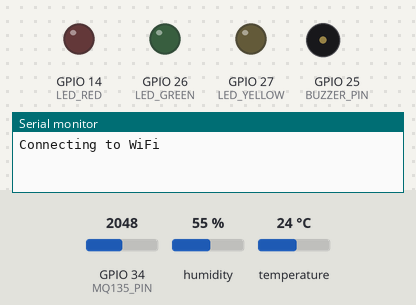
Simulated run of this sketch. Board: ESP32. Parts: output pins drawn as LEDs (lit = HIGH), buzzer (waves = sounding, pin HIGH), the last lines printed to the serial monitor. Inputs (shaded band) come from the test bench; at power-on: GPIO 34 (MQ135_PIN) = 2048, humidity 55 %, temperature 24 °C. WiFi joins after 1.5 s; servers stay silent unless stated; web services answer with replies made up by the test bench.

Above: at 0.1 s.
At 1.6 s:
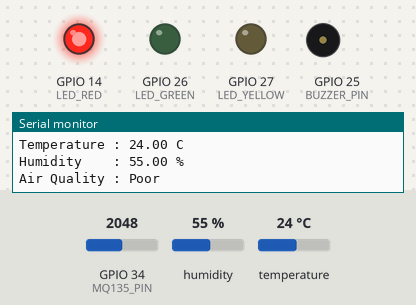
Timing chart, 0 to 3.1 s (numbered marks = the images above):
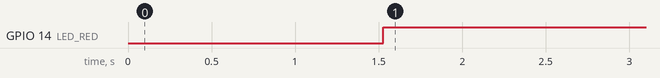

Measured:
- by itself, GPIO 14 (LED_RED): LOW → HIGH at 1.5 s

The sketch:

air_quality_monitor.ino
```cpp
/*
  IoT Air Quality & Pollution Monitoring Dashboard
  ESP32 + MQ135 + DHT11 + ThingSpeak
  -----------------------------------------------
  Reads air quality (MQ135) and temp/humidity (DHT11),
  classifies pollution level, triggers alerts,
  and uploads data to ThingSpeak.
*/

#include <WiFi.h>
#include <HTTPClient.h>
#include "DHT.h"

// ---------- CONFIG ----------
const char* WIFI_SSID     = "YOUR_WIFI_SSID";
const char* WIFI_PASSWORD = "YOUR_WIFI_PASSWORD";
const char* THINGSPEAK_API_KEY = "YOUR_WRITE_API_KEY";
const char* THINGSPEAK_URL = "http://api.thingspeak.com/update";

// ---------- PIN DEFINITIONS ----------
#define MQ135_PIN   34
#define DHT_PIN     4
#define DHT_TYPE    DHT11
#define BUZZER_PIN  25
#define LED_GREEN   26
#define LED_YELLOW  27
#define LED_RED     14

DHT dht(DHT_PIN, DHT_TYPE);

// ---------- THRESHOLDS ----------
const int AQI_GOOD_MAX     = 1000;  // ADC value
const int AQI_MODERATE_MAX = 2000;
const int AQI_POOR_MAX     = 3000;
// above AQI_POOR_MAX = Hazardous

void setup() {
  Serial.begin(115200);
  dht.begin();

  pinMode(BUZZER_PIN, OUTPUT);
  pinMode(LED_GREEN, OUTPUT);
  pinMode(LED_YELLOW, OUTPUT);
  pinMode(LED_RED, OUTPUT);

  connectWiFi();
}

void connectWiFi() {
  WiFi.begin(WIFI_SSID, WIFI_PASSWORD);
  Serial.print("Connecting to WiFi");
  while (WiFi.status() != WL_CONNECTED) {
    delay(500);
    Serial.print(".");
  }
  Serial.println("\nWiFi connected!");
}

String classifyAirQuality(int mq135Value) {
  if (mq135Value <= AQI_GOOD_MAX) return "Good";
  else if (mq135Value <= AQI_MODERATE_MAX) return "Moderate";
  else if (mq135Value <= AQI_POOR_MAX) return "Poor";
  else return "Hazardous";
}

void setAlertOutputs(String status) {
  // Reset all
  digitalWrite(LED_GREEN, LOW);
  digitalWrite(LED_YELLOW, LOW);
  digitalWrite(LED_RED, LOW);
  digitalWrite(BUZZER_PIN, LOW);

  if (status == "Good") {
    digitalWrite(LED_GREEN, HIGH);
  } else if (status == "Moderate") {
    digitalWrite(LED_YELLOW, HIGH);
  } else if (status == "Poor") {
    digitalWrite(LED_RED, HIGH);
  } else { // Hazardous
    digitalWrite(LED_RED, HIGH);
    digitalWrite(BUZZER_PIN, HIGH);
  }
}

void uploadToThingSpeak(int mq135Value, float temp, float humidity, String status) {
  if (WiFi.status() != WL_CONNECTED) {
    Serial.println("WiFi not connected, skipping upload.");
    return;
  }

  HTTPClient http;
  String url = String(THINGSPEAK_URL) +
                "?api_key=" + THINGSPEAK_API_KEY +
                "&field1=" + String(mq135Value) +
                "&field2=" + String(temp) +
                "&field3=" + String(humidity) +
                "&field4=" + status;

  http.begin(url);
  int httpCode = http.GET();
  Serial.println("ThingSpeak response code: " + String(httpCode));
  http.end();
}

void loop() {
  int mq135Value = analogRead(MQ135_PIN);
  float temperature = dht.readTemperature();
  float humidity = dht.readHumidity();

  if (isnan(temperature) || isnan(humidity)) {
    Serial.println("Failed to read DHT sensor!");
    delay(2000);
    return;
  }

  String status = classifyAirQuality(mq135Value);
  setAlertOutputs(status);

  // Print to Serial Monitor
  Serial.println("---------------------------------");
  Serial.println("MQ135 Value : " + String(mq135Value));
  Serial.println("Temperature : " + String(temperature) + " C");
  Serial.println("Humidity    : " + String(humidity) + " %");
  Serial.println("Air Quality : " + status);
  if (status == "Hazardous") {
    Serial.println("ALERT! Hazardous air quality detected!");
  }

  uploadToThingSpeak(mq135Value, temperature, humidity, status);

  delay(16000); // ThingSpeak free tier: min 15s between updates
}
```
